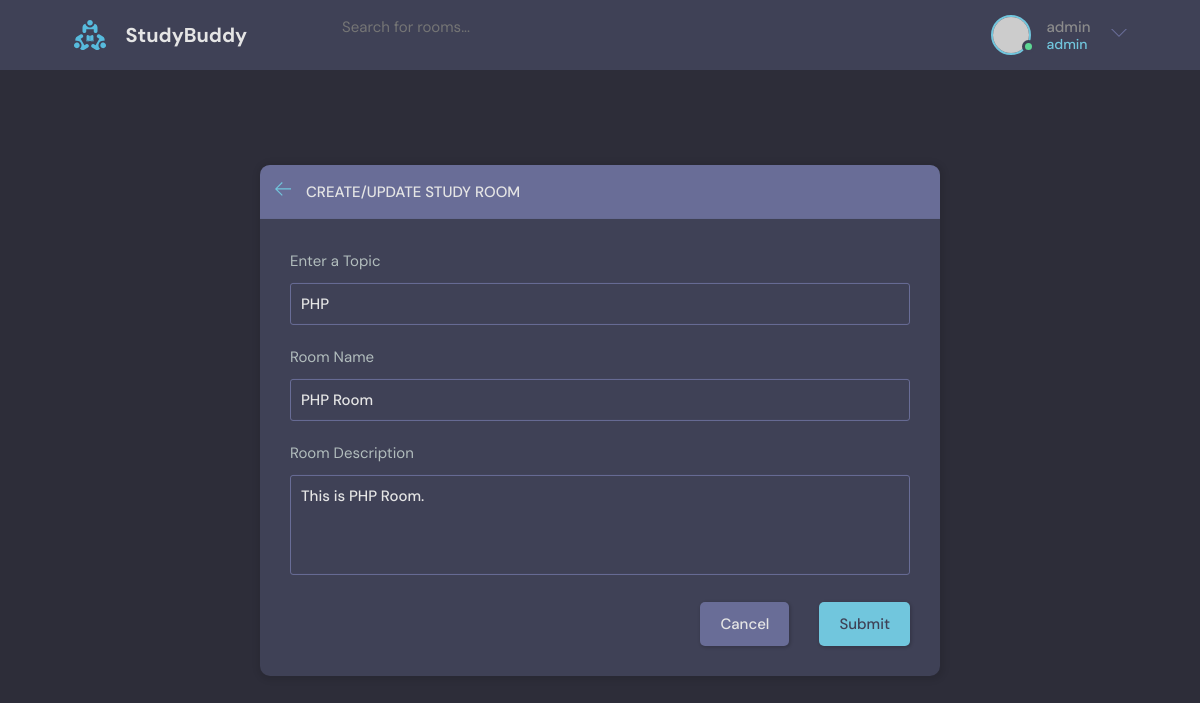
The app's page /update-room/3/ (signed in) with its own data.
### base/models.py (models this page shows, shortened)
class Room(models.Model):
    host = models.ForeignKey(User, on_delete=models.SET_NULL, null=True)
    topic = models.ForeignKey(Topic, on_delete=models.SET_NULL, null=True)
    name = models.CharField(max_length=75)
    participants = models.ManyToManyField(User, related_name='participants', blank=True)
    description = models.TextField(null=True, blank=True)
    updated = models.DateTimeField(auto_now=True)
    created = models.DateTimeField(auto_now_add=True)
    class Meta:
        ordering = ['-updated', '-created']

class Topic(models.Model):
    name = models.CharField(max_length=50)

### base/views.py (the view, shortened to what this page needs)
# urls.py: path('update-room/<str:pk>/',views.updateRoom, name='update-room'),
@login_required(login_url='login')
def updateRoom(request, pk):
    room = Room.objects.get(id=pk)
    form = RoomForm(instance=room)
    topics=Topic.objects.all
    if request.user != room.host:
        return HttpResponse('403 Forbidden')
    context = {'form':form,'topics':topics,'room':room}
    return render(request, 'base/room_form.html', context)

### base/forms.py
class RoomForm(ModelForm):
    class Meta:
        model = Room
        fields = '__all__'
        exclude = ['participants','host']

### base/templates/base/room_form.html (shortened to what this page needs)
{% extends 'main.html' %}
{% block content %}
  <main class="create-room layout">
    <div class="container">
      <div class="layout__box">
        <div class="layout__boxHeader">
          <div class="layout__boxTitle">
            <a href="index.html">
              <svg version="1.1" xmlns="http://www.w3.org/2000/svg" width="32" height="32" viewBox="0 0 32 32">
                <title>arrow-left</title>
                <path
                  d="M13.723 2.286l-13.723 13.714 13.719 13.714 1.616-1.611-10.96-10.96h27.625v-2.286h-27.625l10.965-10.965-1.616-1.607z">
                </path>
              </svg>
            </a>
            <h3>Create/Update Study Room</h3>
          </div>
        </div>
        <div class="layout__body">
          <form class="form" action="" method="POST">
            <div class="form__group">
              <label for="room_topic">Enter a Topic</label>
              <input required type="text" value="{{room.topic.name}}" name="topic" list="topic-list" />
            </div>
            <div class="form__group">
              <label for="room_name">Room Name</label>
              {{form.name}}
            </div>
            <div class="form__group">
              <label for="room_description">Room Description</label>
              {{form.description}}
            </div>
            <div class="form__action">
              <a class="btn btn--dark" href="index.html">Cancel</a>
              <button class="btn btn--main" type="submit">Submit</button>
            </div>
          </form>
        </div>
      </div>
    </div>
  </main>
  {% endblock content %}

### templates/navbar.html (shortened to what this page needs)
{% load static %}
<header class="header header--loggedIn">
    <div class="container">
      <a href="{% url 'home' %}" class="header__logo">
        <img src="{% static 'images/logo.svg' %}" />
        <h1>StudyBuddy</h1>
      </a>
      <form class="header__search" method="GET" action="{% url 'home' %}>
        <label>
          <svg version="1.1" xmlns="http://www.w3.org/2000/svg" width="32" height="32" viewBox="0 0 32 32">
          <input name="q" placeholder="Search for rooms..." />
      </form>
      <nav class="header__menu">
        {% if request.user.is_authenticated %}
        <div class="header__user">
          <a href="profile.html">
            <div class="avatar avatar--medium active">
              <img src="https://randomuser.me/api/portraits/men/37.jpg" />
            </div>
            <p>{{ request.user.username }}<span>{{ request.user.username }}</span></p>
          </a>
          <button class="dropdown-button">
            <svg version="1.1" xmlns="http://www.w3.org/2000/svg" width="32" height="32" viewBox="0 0 32 32">
              <title>chevron-down</title>
              <path d="M16 21l-13-13h-3l16 16 16-16h-3l-13 13z"></path>
            </svg>
          </button>
        </div>
        {% else %}
        <a href="{% url 'login' %}">
          <img src="{% static 'images/avatar.svg' %}" />
          <p>Login</p>
        </a>
        {% endif %}
      </nav>
    </div>
  </header>

### static/styles/style.css (style rules this page uses)
:root { --color-main: #71c6dd; --color-main-light: #e1f6fb; --color-dark: #3f4156; --color-dark-medium: #51546e; --color-dark-light: #696d97; --color-light: #e5e5e5; --color-gray: #8b8b8b; --color-light-gray: #b2bdbd; --color-bg: #2d2d39; --color-success: #5dd693; --color-error: #fc4b0b; }
* { font-family: "DM Sans", -apple-system, BlinkMacSystemFont, "Segoe UI", Roboto, Oxygen, Ubuntu, Cantarell, "Open Sans", "Helvetica Neue", sans-serif; margin: 0; padding: 0; box-sizing: border-box; text-rendering: optimizeLegibility; font-size: inherit; }
html { font-size: 56.25%; }
@media only screen and (min-width: 1200px) { html { font-size: 62.5%; } }
body { line-height: 1.6; font-weight: 400; font-size: 1.5rem; color: var(--color-light-gray); background-color: var(--color-bg); min-height: 100vh; }
img { width: 100%; }
a { display: inline-block; color: var(--color-main); text-decoration: none; }
.container { max-width: 120rem; width: 90%; margin: auto; }
.btn { background-color: transparent; border: none; display: inline-flex; align-items: center; gap: 1rem; cursor: pointer; transition: all ease-in-out 0.3s; padding: 1rem 2rem; border-radius: 5px; box-shadow: 1px 1px 3px 1px rgba(0, 0, 0, 0.15); font-weight: 500; }
.btn--main { background-color: var(--color-main); color: var(--color-dark); }
.btn--dark { background-color: var(--color-dark-light); color: var(--color-light); }
.avatar { position: relative; display: inline-block; border-radius: 50%; border: 2px solid var(--color-main); }
.avatar img { display: block; border-radius: 50%; object-fit: cover; object-position: center; }
.avatar::after { content: ""; display: block; position: absolute; background-color: var(--color-gray); z-index: 111; border-radius: 50%; border: 0.3rem solid var(--color-dark); }
.avatar.active::after { background-color: var(--color-success); }
.avatar.avatar--medium img { width: 3.6rem; height: 3.6rem; border-radius: 50%; }
.avatar.avatar--medium:after { width: 0.7rem; height: 0.7rem; bottom: 0px; right: -6px; }
.header { padding: 1.5rem; background-color: var(--color-dark); }
.header > .container { display: flex; gap: 9.5rem; }
.header__logo, .header__user { display: flex; gap: 2rem; align-items: center; }
.header__logo > img { height: 3.2rem; width: 3.2rem; }
.header__logo > h1 { font-weight: 700; font-size: 2rem; color: var(--color-light); }
.header__search input { width: 30rem; background: transparent; border: none; outline: none; color: var(--color-light); }
.header__menu { margin-left: auto; position: relative; }
.header__menu a { display: flex; gap: 1.5rem; align-items: center; font-weight: 500; text-decoration: none; color: var(--color-gray); }
.header__menu img { height: 3.6rem; }
.header__menu p { line-height: 1.2; }
.header__menu span { color: var(--color-main); font-weight: 500; font-size: 1.4rem; display: block; }
.header__menu svg { width: 1.6rem; height: 1.6rem; fill: var(--color-dark-light); }
.dropdown-button { background: transparent; border: 0; outline: 0; cursor: pointer; }
.layout { margin-top: 2.4rem; }
.layout > .container { display: flex; justify-content: space-between; align-items: flex-start; }
.layout__box { width: 90%; max-width: 48rem; min-height: 40rem; position: absolute; top: 50%; left: 50%; transform: translate(-50%, -46%); background-color: var(--color-dark); border-radius: 1rem; box-shadow: 1px 1px 6px 3px rgba(0, 0, 0, 0.1); overflow: hidden; }
.layout__boxHeader { display: flex; padding: 1.5rem; background-color: var(--color-dark-light); }
.layout__boxTitle { display: flex; gap: 1.5rem; align-items: center; }
.layout__boxTitle h3 { text-transform: uppercase; font-weight: 500; color: var(--color-light); }
.layout__boxTitle svg { width: 1.6rem; height: 1.6rem; fill: var(--color-main); }
.layout__body { margin: 3rem; }
.form__group { margin-bottom: 2rem; width: 100%; }
.form__group label { display: block; font-size: 1.5rem; margin-bottom: 1rem; }
.form__group input, .form__group textarea, .form__group select { background: transparent; border: 1px solid var(--color-dark-light); padding: 1rem; border-radius: 3px; width: 100%; color: var(--color-light); font-weight: 500; outline: none; }
.form__group textarea { background: transparent; height: 10rem; resize: none; }
.form__action { display: flex; justify-content: flex-end; gap: 3rem; }
.create-room.layout .layout__box { max-width: 68rem; }

### records on screen
Room: topic "PHP", name "PHP Room", description "This is PHP Room."

### other values on screen
{{ request.user.username }} "admin"
